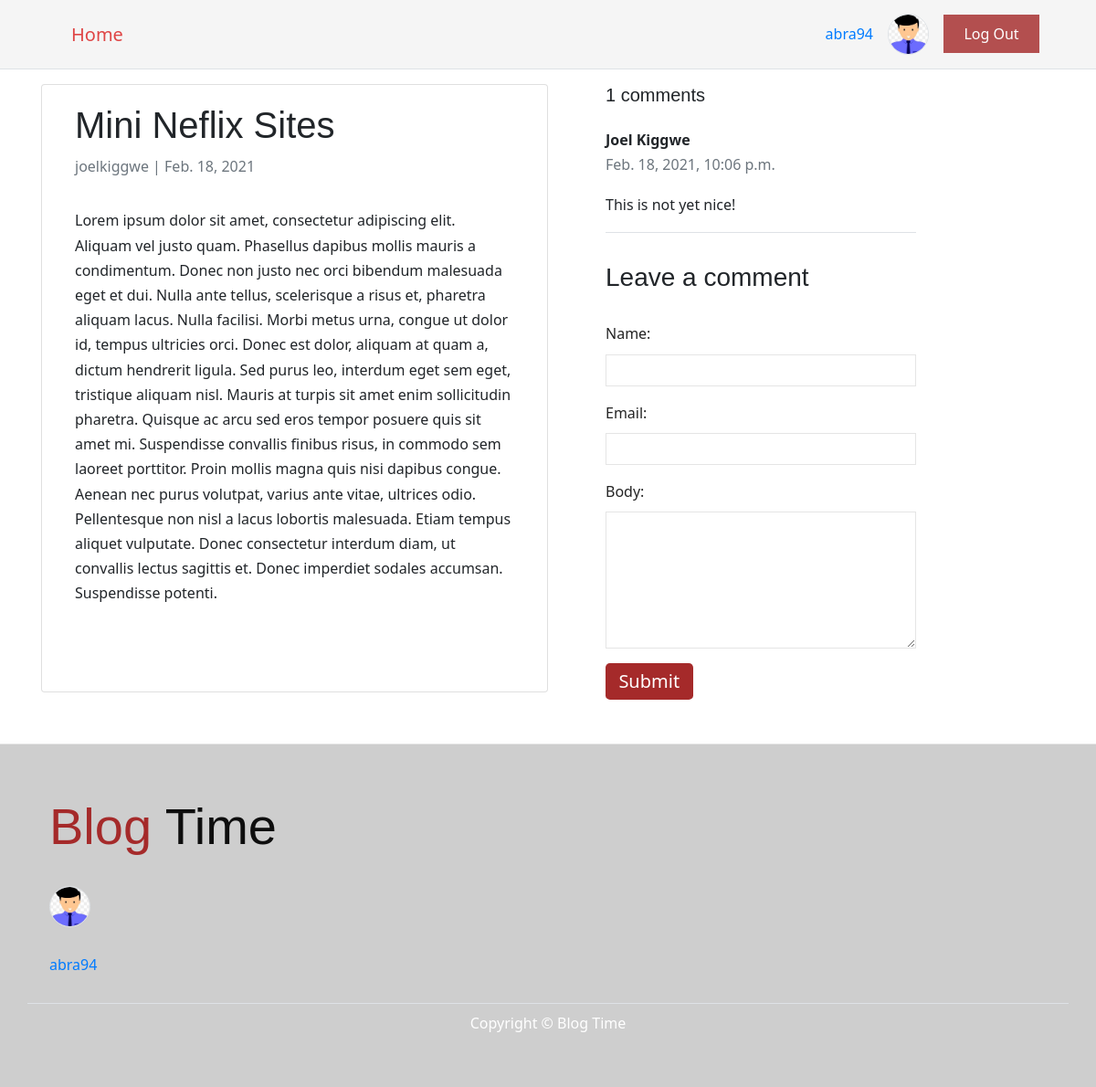
/mini-neflix-sites/ (signed in), run on the app's committed database.
### blog_site_app/models.py (models this page shows, shortened)
class Profile(models.Model):
    user = models.OneToOneField(User, on_delete=models.CASCADE)
    bio = models.TextField(max_length=500, blank=True)
    location = models.CharField(max_length=30, blank=True)
    birth_date = models.DateField(null=True, blank=True)
    image_avatar = models.ImageField(upload_to="images/")

class BlogPost(models.Model):
    author = models.ForeignKey(User, on_delete= models.CASCADE, related_name='blog_posts')
    title = models.CharField(max_length=200)
    text = models.TextField()
    slug = models.SlugField(max_length=150, unique=True)
    published_date = models.DateField(auto_now_add=True)
    status = models.IntegerField(choices=STATUS, default=0)
    class Meta:
        ordering = ['-published_date']

class Comment(models.Model):
    blog_post = models.ForeignKey(BlogPost, on_delete=models.CASCADE, related_name='comments')
    name = models.CharField(max_length=70)
    email = models.EmailField()
    body = models.TextField()
    created_on = models.DateTimeField(auto_now_add=True)
    active = models.BooleanField(default=False)
    class Meta:
        ordering = ['created_on']

### blog_site_app/views.py (the view)
# urls.py: path('<slug:slug>/', views.blogpost_detail, name='post_detail')
def blogpost_detail(request, slug):
    template_name = 'blog_site_app/post_detail.html'
    blog_post = get_object_or_404(BlogPost, slug = slug)
    comments = blog_post.comments.filter(active=True)
    new_comment = None
    if request.method == 'POST':
        comment_form = CommentForm(data = request.POST)
        if comment_form.is_valid():
            new_comment = comment_form.save(commit=False)
            new_comment.blog_post = blog_post
            new_comment.save()
    else:
        comment_form  = CommentForm()
    return render(request, template_name, {
            'blog_post' : blog_post,
            'comments' : comments,
            'new_comment' : new_comment,
            'comment_form': comment_form })

### blog_site_app/forms.py
class CommentForm(forms.ModelForm):
    class Meta:
        model = Comment
        fields = ('name', 'email', 'body')

### blog_site_app/templates/blog_site_app/post_detail.html (shortened to what this page needs)
{% extends 'blog_site_app/base.html' %}
{% block content %}
<div class="container">
    <div class="row">
        <div class="col-lg-6 card mb-4 mt-3 px-3">
            <div class="card-body">
                <h1>{% block title %}
                    {{ blog_post.title }}
                    {% endblock title %}</h1>
                <p class=" text-muted pb-3">{{ blog_post.author }} | {{ blog_post.published_date }}</p>
                <p class="card-text ">{{ blog_post.text | safe }}</p>
            </div>
        </div>
        <div class="comment-section col-md-4 ml-5">
            <h2 class="lead py-3">{{ comments.count }} comments
                </h2>
            {% for comment in comments %}
            <div class="comments border-bottom mb-2">
                <p class="font-weight-bold">
                    {{ comment.name }}
                    <span class="d-block text-muted font-weight-normal">
                        {{ comment.created_on }}
                    </span>
                </p>
                {{ comment.body | linebreaks }}
            </div>
            {% endfor %}
            <div class="card-body p-0">
                {% if new_comment %}
                <div class="alert alert-success" role="alert">
                    Your comment is awaiting moderation
                </div>
                {% else %}
                <h3 class="py-4">Leave a comment</h3>
                <form class="form" method="post">
                    {{ comment_form.as_p }}
                    <button type="submit" class="btn btn-primary  btn-lg">Submit</button>
                </form>
                {% endif %}
            </div>
        </div>
    </div>
</div>
{% endblock %}

### blog_site_app/templates/blog_site_app/base.html (shortened to what this page needs)
<html>
<head>
    <link rel="stylesheet" href="https://stackpath.bootstrapcdn.com/bootstrap/4.5.2/css/bootstrap.min.css"
>
    <link rel="stylesheet" href="https://stackpath.bootstrapcdn.com/font-awesome/4.7.0/css/font-awesome.min.css"
>
    {% load static %}
    <link rel="stylesheet" href="{% static '/css/blog.css' %}">
</head>
<body>
    <div class="nav border-bottom">
        <nav class=" container navbar nav-dark d-flex justify-content-end align-items-center flex-row flex-nowrap">
            <span class="mr-auto pl-3 lead">
                <a class="nav-link" href="{% url 'home' %}"> Home </a></span>
            {% if user.is_authenticated %}
            <span class="pr-3">
                <a href="{% url 'update_profile' %}" title="Click to edit your profile"> {{ user.username }} </a></span>
            <span class="pr-3"> <img class="border rounded-circle" src="{{ user.profile.image_avatar.url }}"
                    style="height: 45px;" alt="user photo avatar"></span>
            <span class="py-3 mr-3">
                <a class="login-btn" href="{% url 'logout' %}">Log Out
                </a>
            </span>
            {% endif %}
        </nav>
    </div>
    <div class="content container">
        <div class="row">
            <div class="col-md-8 col-lg-12">
                {% block content %}
                {% endblock %}
            </div>
        </div>
    </div>
    <footer class="py-5">
        <div class="container d-flex flex-column pl-4">
            {% if user.profile.image_avatar and user.is_authenticated %}
            <h1 class="my-2 display-4">
                <span class="brand-name">Blog</span> Time
            </h1>
            <span class="py-4">
                <img class="border rounded-circle" src="{{ user.profile.image_avatar.url }}" style="height: 45px;"
                    alt="user photo avatar"></span>
            <span class="py-1">
                <a href="{% url 'update_profile' %}" title="Click to edit your profile"> {{ user.username }}
                </a></span>
            {% endif %}
        </div>
        <div class="container border-top mt-4 py-2">
            <p class="m-0 text-center text-white">Copyright &copy; Blog Time</p>
        </div>
    </footer>
</body>
</html>

### blog_site_app/static/css/blog.css (style rules this page uses)
body { font-family: "Segoe UI", Roboto, "Helvetica Neue", Arial, sans-serif; line-height: 1.7rem; }
div.nav { background-color: #f5f5f5; border-bottom: 1px solid #f5f5f5; }
.nav-link { color: rgb(223, 69, 69); font-weight: 500; }
.login-btn { color: white; background-color: rgba(165, 42, 42, 0.815); padding: 0.6rem 1.4rem; }
h1, h2, h3 { font-family: "Playfair Display", sans-serif; }
.brand-name { color: brown; }
p input, p textarea { padding: 9px; border: solid 1px #e5e5e5; outline: 0; font: normal 13px/100% Verdana, Tahoma, sans-serif; width: 100%; background: #ffffff; -moz-box-sizing: border-box; -webkit-box-sizing: border-box; box-sizing: border-box; }
p textarea { width: 100%; height: 150px; line-height: 150%; }
p label { margin-left: 0px; color: rgb(36, 36, 36); font-weight: 400; }
button.btn { background: brown !important; border: none; padding: 0.3rem 0.9rem !important; }
footer { margin-top: 2rem; color: rgb(14, 14, 14); background-color: rgb(206, 206, 206); border-top: 0.05rem solid rgb(229, 229, 229); }

### data on the page
BlogPost: title "Mini Neflix Sites", author "joelkiggwe", published_date "Feb. 18, 2021", text "Lorem ipsum dolor sit amet, consectetur adipiscing elit. Aliquam vel justo quam. Phasellus dapibus mollis mauris a condimentum. Donec non justo nec orci bibendum malesuada eget et dui. Nulla ante tellus, scelerisque a risus et, pharetra aliquam lacus. Nulla facilisi. Morbi metus urna, congue ut dolor id, tempus ultricies orci. Donec est dolor, aliquam at quam a, dictum hendrerit ligula. Sed purus leo, interdum eget sem eget, tristique aliquam nisl. Mauris at turpis sit amet enim sollicitudin pharetra. Quisque ac arcu sed eros tempor posuere quis sit amet mi. Suspendisse convallis finibus risus, in commodo sem laoreet porttitor. Proin mollis magna quis nisi dapibus congue. Aenean nec purus…"
Comment: name "Joel Kiggwe", created_on "Feb. 18, 2021, 10:06 p.m.", body "This is not yet nice!"

### other printed values
{{ user.username }} "abra94"
{{ comments.count }} "1"
